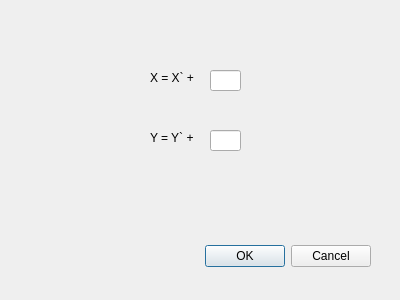
<?xml version="1.0" encoding="UTF-8"?>
<ui version="4.0">
 <class>TranslateDialog</class>
 <widget class="QDialog" name="TranslateDialog">
  <property name="geometry">
   <rect>
    <x>0</x>
    <y>0</y>
    <width>400</width>
    <height>300</height>
   </rect>
  </property>
  <property name="windowTitle">
   <string>平移选项对话框</string>
  </property>
  <widget class="QDialogButtonBox" name="buttonBox">
   <property name="geometry">
    <rect>
     <x>30</x>
     <y>240</y>
     <width>341</width>
     <height>32</height>
    </rect>
   </property>
   <property name="orientation">
    <enum>Qt::Horizontal</enum>
   </property>
   <property name="standardButtons">
    <set>QDialogButtonBox::Cancel|QDialogButtonBox::Ok</set>
   </property>
  </widget>
  <widget class="QLineEdit" name="lineEdit">
   <property name="geometry">
    <rect>
     <x>210</x>
     <y>70</y>
     <width>31</width>
     <height>21</height>
    </rect>
   </property>
  </widget>
  <widget class="QLineEdit" name="lineEdit_2">
   <property name="geometry">
    <rect>
     <x>210</x>
     <y>130</y>
     <width>31</width>
     <height>21</height>
    </rect>
   </property>
  </widget>
  <widget class="QLabel" name="label">
   <property name="geometry">
    <rect>
     <x>150</x>
     <y>70</y>
     <width>61</width>
     <height>16</height>
    </rect>
   </property>
   <property name="text">
    <string>X = X` +</string>
   </property>
  </widget>
  <widget class="QLabel" name="label_2">
   <property name="geometry">
    <rect>
     <x>150</x>
     <y>130</y>
     <width>61</width>
     <height>16</height>
    </rect>
   </property>
   <property name="text">
    <string>Y = Y` +</string>
   </property>
  </widget>
 </widget>
 <resources/>
 <connections>
  <connection>
   <sender>buttonBox</sender>
   <signal>accepted()</signal>
   <receiver>TranslateDialog</receiver>
   <slot>accept()</slot>
   <hints>
    <hint type="sourcelabel">
     <x>248</x>
     <y>254</y>
    </hint>
    <hint type="destinationlabel">
     <x>157</x>
     <y>274</y>
    </hint>
   </hints>
  </connection>
  <connection>
   <sender>buttonBox</sender>
   <signal>rejected()</signal>
   <receiver>TranslateDialog</receiver>
   <slot>reject()</slot>
   <hints>
    <hint type="sourcelabel">
     <x>316</x>
     <y>260</y>
    </hint>
    <hint type="destinationlabel">
     <x>286</x>
     <y>274</y>
    </hint>
   </hints>
  </connection>
 </connections>
</ui>
